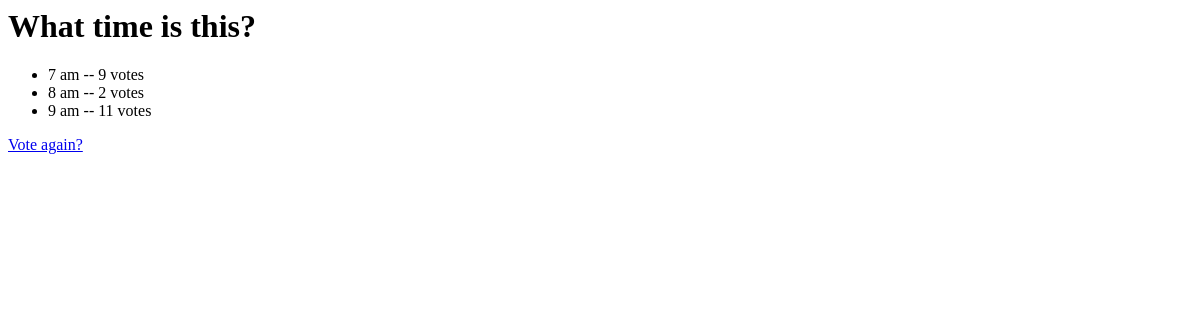
The app's page /polls/1/results/, older data.
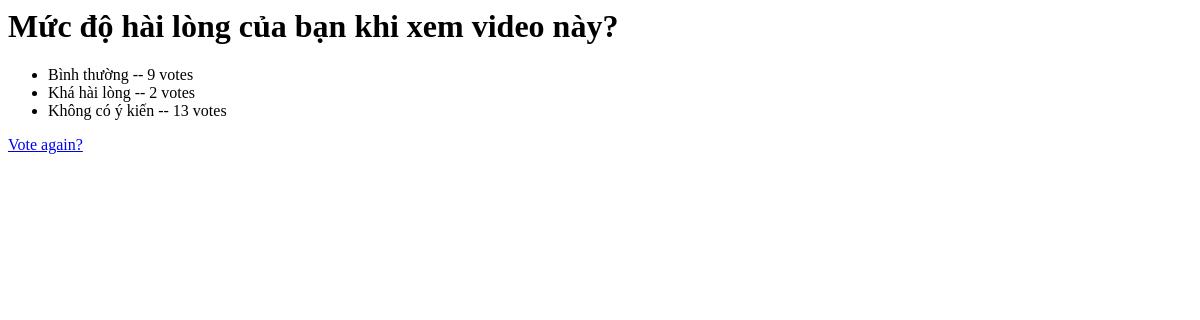
The same page, newer data.
### polls/models.py (models this page shows, shortened)
class Question(models.Model):
    question_text = models.CharField(max_length=200)
    pub_date = models.DateTimeField('date published')
    def was_published_recently(self):
        return self.pub_date >= timezone.now() - datetime.timedelta(days=1) >= timezone.now()
    was_published_recently.admin_order_field = 'pub_date'
    was_published_recently.boolean = True
    was_published_recently.short_description = 'Publish Recently?'

class Choice(models.Model):
    question = models.ForeignKey(Question, on_delete=models.CASCADE)
    choice_text = models.CharField(max_length = 200)
    votes = models.IntegerField(default=0)

### polls/views.py (the view)
# urls.py: path('<int:pk>/results/', views.ResultsView.as_view(), name='results'),
class ResultsView(generic.DetailView):
    model = Question
    template_name = 'polls/results.html'

### polls/templates/polls/results.html
<h1>{{ question.question_text }}</h1>
<ul>
  {% for choice in question.choice_set.all %}
  <li>
    {{ choice.choice_text }} -- {{ choice.votes }}
    vote{{choice.votes|pluralize}}
  </li>
  {% endfor %}
</ul>
<a href="{% url 'polls:detail' question.id %}">Vote again?</a>

Row changes from the older to the newer data that the page shows:
changed Question: question_text "What time is this?" → "Mức độ hài lòng của bạn khi xem video này?"
changed Choice: choice_text "7 am" → "Bình thường"
changed Choice: choice_text "8 am" → "Khá hài lòng"
changed Choice: choice_text "9 am" → "Không có ý kiến"; votes "11" → "13"
